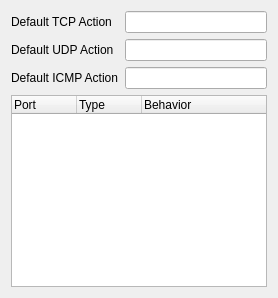
               <widget class="QWidget" name="portsTab">
                <attribute name="title">
                 <string>Ports and Services</string>
                </attribute>
                <layout class="QHBoxLayout" name="portsHBox">
                 <item>
                  <layout class="QFormLayout" name="formLayout">
                   <property name="fieldGrowthPolicy">
                    <enum>QFormLayout::AllNonFixedFieldsGrow</enum>
                   </property>
                   <item row="0" column="0">
                    <widget class="QLabel" name="tcpActionLabel">
                     <property name="text">
                      <string>Default TCP Action</string>
                     </property>
                    </widget>
                   </item>
                   <item row="0" column="1">
                    <widget class="QLineEdit" name="tcpActionEdit"/>
                   </item>
                   <item row="1" column="0">
                    <widget class="QLabel" name="udpActionLabel">
                     <property name="text">
                      <string>Default UDP Action</string>
                     </property>
                    </widget>
                   </item>
                   <item row="1" column="1">
                    <widget class="QLineEdit" name="udpActionEdit"/>
                   </item>
                   <item row="2" column="0">
                    <widget class="QLabel" name="icmpActionLabel">
                     <property name="text">
                      <string>Default ICMP Action</string>
                     </property>
                    </widget>
                   </item>
                   <item row="2" column="1">
                    <widget class="QLineEdit" name="icmpActionEdit"/>
                   </item>
                   <item row="3" column="0" colspan="2">
                    <widget class="QTreeWidget" name="portTreeWidget">
                     <attribute name="headerDefaultSectionSize">
                      <number>65</number>
                     </attribute>
                     <attribute name="headerStretchLastSection">
                      <bool>true</bool>
                     </attribute>
                     <attribute name="headerDefaultSectionSize">
                      <number>65</number>
                     </attribute>
                     <attribute name="headerStretchLastSection">
                      <bool>true</bool>
                     </attribute>
                     <column>
                      <property name="text">
                       <string>Port</string>
                      </property>
                     </column>
                     <column>
                      <property name="text">
                       <string>Type</string>
                      </property>
                     </column>
                     <column>
                      <property name="text">
                       <string>Behavior</string>
                      </property>
                     </column>
                    </widget>
                   </item>
                  </layout>
                 </item>
                </layout>
               </widget>
